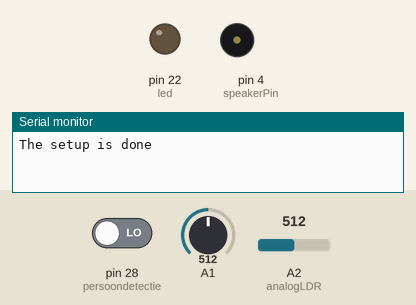
Bench run of a sketch on a simulated Arduino Mega 2560, built with avr-gcc and run on an emulated ATmega2560. Parts: output pins drawn as LEDs (lit = HIGH), buzzer (waves = sounding), the last lines printed to the serial monitor. Dashed ring = blinking. Inputs (shaded band) come from the test bench; at power-on: pin 28 (persoondetectie) LOW, A2 (analogLDR) = 512, A1 = 512.

Above: at 1.2 s.
1.3 s: pin 28 (persoondetectie) driven HIGH
At 2.28 s:
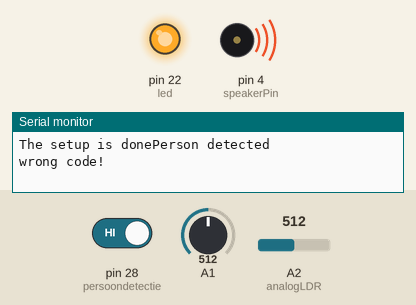
4.3 s: A2 (analogLDR) set to 628
At 5.3 s:
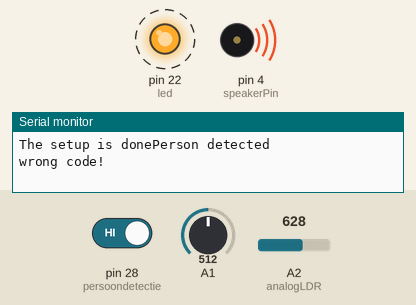
7.3 s: A2 (analogLDR) set to 653
Timing chart, 0 to 10.3 s (numbered marks = the images above; inputs shaded):
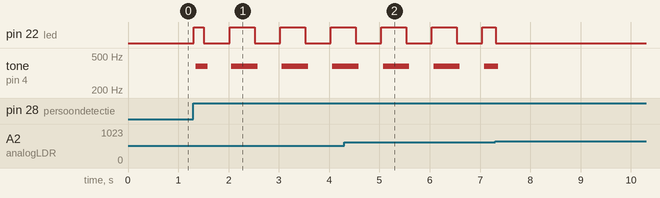

Measured:
- after the input at 1.3 s, pin 22 (led): LOW → HIGH at once, then repeats every 1.0 s: LOW 0.51 s, HIGH 0.49 s; tone on pin 4 (speakerPin): silent → 377 Hz after 0.05 s, then repeats every 0.99 s: silent 0.47 s, 380 Hz 0.52 s

The sketch:

opdracht5a.ino
```cpp
const int buttinIn = A1;
const int led = 22;
int speakerPin = 4;

int prevMillis = 0;
int prevMillis5sec = 0;
int prevInput;
int currentstate = 0;
const int analogLDR = A2;

boolean alarm_enabled = false;

const int persoondetectie = 28;

const int MAX_STATES = 5;
int registered_states = 0;

void (*statemachine_functions[MAX_STATES])();

void AddStateMachine(void (*function)());

int code[] = {256,1023,342,515};
int codeindex = 0;

 /*A    B    C  D

 DACB*/

void setup() {
  Serial.begin(9600);
  Serial.print("The setup is done");
  pinMode(led, OUTPUT);
  digitalWrite(led, LOW);

  pinMode(speakerPin, OUTPUT);
  pinMode(persoondetectie, INPUT);

  AddStateMachine(alarm_STATE);//state 0
}

  //State machine switcher
  void LDR()
  {
    if(analogRead(analogLDR)<640)
    {
      if(currentstate==-1)
      {
      //enable alarm
       currentstate = 0;
       digitalWrite(led, HIGH);
       Serial.println("The shadows grow stronger!");
      }
    }
    else
    {
      if(currentstate==0)
      {
      //disable state machine
       currentstate = -1;
       alarm_enabled = false;
       digitalWrite(led, LOW);
       Serial.println("The day rises!");
      }
    }
  }

//states
  void alarm_STATE()
  {

    static boolean state = false;

    static boolean new_key = true;

    int mili = millis();

    if (mili > prevMillis5sec)
    {
      prevMillis5sec = mili + 500;

      state = !state;
    }

      if(digitalRead(persoondetectie))
      {
        if(!alarm_enabled)
        {
          alarm_enabled = true;
          Serial.println("Person detected");
        }
      }

    if(alarm_enabled)
    {
      alarm(state);

      if(prevInput==0)
      {
         new_key = true;
      }
      else
      if(new_key)
      {
        new_key = false;
        if(code[codeindex] == prevInput)
        {
           codeindex++;
           if(codeindex<4)
           {
             Serial.println("press next key!");
           }
           else
           {
             Serial.println("disabled alarm");
             digitalWrite(led, HIGH);
             alarm_enabled = false;
             state = false;
           }
        }
        else
        {
           Serial.println("wrong code!");
           codeindex = 0;
        }
      }
    }
  }
//state

  void alarm(boolean state)
  {

    if(state)
    {
       playNote('g', 10);
    }

    digitalWrite(led, state);
  }

void loop() {

  int mili = millis();

  if (mili > prevMillis)
  {
    prevMillis = mili + 5;
    timerTick();
  }

  statemachine();
  LDR();
}

void statemachine()
{
    if(currentstate==-1)return;

    currentstate = max(0, min(MAX_STATES-1, currentstate));

    statemachine_functions[currentstate]();
}

void AddStateMachine(void (*function)())
{
    statemachine_functions[registered_states] = function;

    registered_states++;
}

void playTone(int tone, int duration) {
  for (long i = 0; i < duration * 1000L; i += tone * 2) {
    digitalWrite(speakerPin, HIGH);
    delayMicroseconds(tone);
    digitalWrite(speakerPin, LOW);
    delayMicroseconds(tone);
  }
}

void playNote(char note, int duration) {
  char names[] = { 'c', 'd', 'e', 'f', 'g', 'a', 'b', 'C' };
  int tones[] = { 1915, 1700, 1519, 1432, 1275, 1136, 1014, 956 };

  // play the tone corresponding to the note name
  for (int i = 0; i < 8; i++) {
    if (names[i] == note) {
      playTone(tones[i], duration);
    }
  }
}

void timerTick()
{
  int analogInput = analogRead(A1);
  analogInput = checkRange(analogInput, 256, 5);
  analogInput = checkRange(analogInput, 342, 5);
  analogInput = checkRange(analogInput, 515, 5);
  analogInput = checkRange(analogInput, 1023, 20);
  if (analogInput != prevInput)
  {
    prevInput = analogInput;
  }

}

void doSound(int value)
{
  switch (value)
  {
    case 256:
      {
        playNote('C', 10);
        break;
      }
    case 342:
      {
        playNote('b', 10);
        break;
      }
    case 515:
      {
        playNote('a', 10);
        break;
      }
    case 1023:
      {
        playNote('g', 10);
        break;
      }
  }
}

int checkRange(int input, int target, int tolerance)
{
  if (input + tolerance > target && input - tolerance < target)
  {
    return target;
  }
  return input;
}
```
